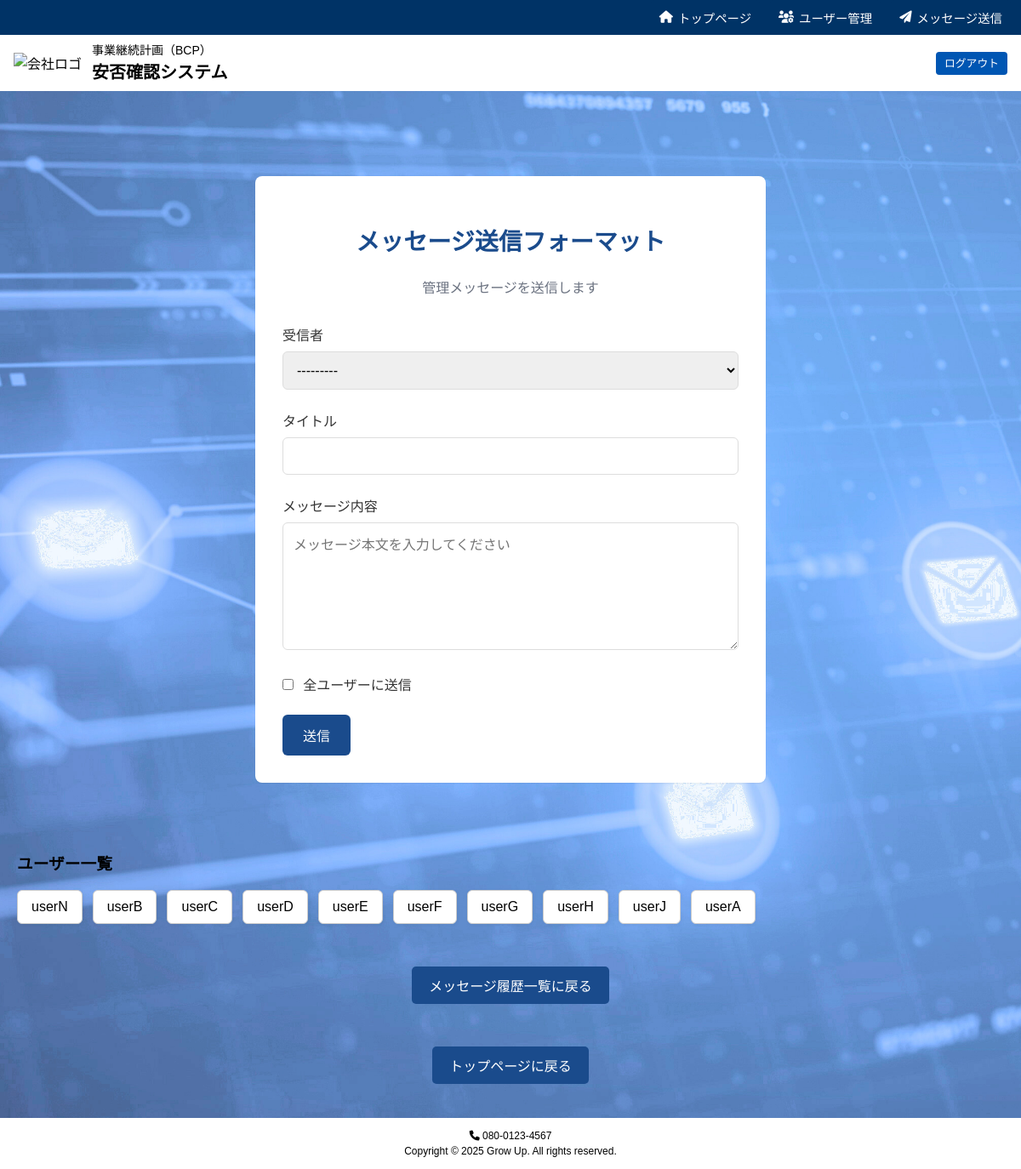
Page /dashboard/send_message/ (signed in) on the committed database.
### cosapp/models.py (models this page shows, shortened)
class CustomUser(AbstractUser):
    phone_regex = RegexValidator(
        regex=r'^\+?1?\d{9,15}$',
        message="電話番号は '+999999999' の形式で、最大15桁まで入力してください。"
    )
    phone_number = models.CharField(
        validators=[phone_regex],
        max_length=17,
        blank=True,  # フォームや管理画面で空の値を許可
        default="",  # デフォルト値として空文字列を設定
        verbose_name="電話番号"
    )
    is_admin = models.BooleanField(default=False, verbose_name="管理者権限")
    class Meta:
        verbose_name = "ユーザー"
        verbose_name_plural = "ユーザー一覧"
    def __str__(self):
        return self.username

### cosapp/views.py (the view, shortened to what this page needs)
# urls.py: path('dashboard/send_message/', SendAdminMessageView.as_view(), name='send_admin_message'),
class SendAdminMessageView(LoginRequiredMixin, FormView):
    login_url = 'admin_login'
    template_name = 'cosapp/dashboard/send_message.html'
    form_class = AdminMessageForm
    success_url = reverse_lazy('dashboard_alt2')
    def get_context_data(self, **kwargs):
        context = super().get_context_data(**kwargs)
        context['users'] = CustomUser.objects.filter(is_admin=False)
        return context

### cosapp/forms.py
class AdminMessageForm(forms.ModelForm):
    send_to_all_users = forms.BooleanField(required=False, label='全ユーザーに送信')
    recipient = forms.ModelChoiceField(
        queryset=CustomUser.objects.filter(is_admin=False),
        label="受信者",
        required=False
    )
    class Meta:
        model = AdminMessage
        fields = ['subject', 'content']
    def __init__(self, *args, **kwargs):
        super().__init__(*args, **kwargs)
        self.fields['recipient'].queryset = CustomUser.objects.filter(is_admin=False)
        self.fields['content'].widget = forms.Textarea(attrs={
            'rows': 5,
            'placeholder': 'メッセージ本文を入力してください'
        })
        self.fields['content'].label = "本文"

### templates/cosapp/dashboard/send_message.html (shortened to what this page needs)
{% extends 'base_alt2.html' %}
{% load static %}
{% block extra_head %}
    <link rel="stylesheet" href="{% static 'css/send_message.css' %}">
{% endblock %}
{% block content %}
<main class="main-content">
    <div class="form-container">
        <div class="form-header">
            <h2 class="form-title">メッセージ送信フォーマット</h2>
            <p class="form-description">管理メッセージを送信します</p>
        </div>
        <div class="form-body">
            <form method="post" class="message-form">
                <div class="form-group">
                    <label for="{{ form.recipient.id_for_label }}" class="form-label">受信者</label>
                    {{ form.recipient }}
                </div>
                <div class="form-group">
                    <label for="{{ form.title.id_for_label }}" class="form-label">タイトル</label>
                    {{ form.subject }}
                </div>
                <div class="form-group">
                    <label for="{{ form.content.id_for_label }}" class="form-label">メッセージ内容</label>
                    {{ form.content }}
                </div>
                <div class="form-group inline">
                    {{ form.send_to_all_users }}
                    <label for="{{ form.send_to_all_users.id_for_label }}" class="form-label">全ユーザーに送信</label>
                </div>
                <button type="submit" class="submit-button">送信</button>
            </form>
        </div>
    </div>
    <div class="user-list-section">
        <h3 class="user-list-title">ユーザー一覧</h3>
        <ul class="user-list">
            {% for user in users %}
                <li class="user-item">
                    <span class="user-name">{{ user.username }}</span>
                </li>
            {% empty %}
                <li class="user-item">登録されたユーザーがいません。</li>
            {% endfor %}
        </ul>
    </div>
    <a href="{% url 'admin_message_history' %}" class="dashboard-btn">メッセージ履歴一覧に戻る</a>
    <a href="{% url 'dashboard_alt2' %}" class="dashboard-btn">トップページに戻る</a>
</main>
{% endblock %}

### static/css/base_alt.css (style rules this page uses)
:root { --primary-color: #1a4b8c; --hover-color: #2961b3; --background-color:#cdedf5; --white: #ffffff; --gray-text: #6b7280; --shadow-sm: 0 1px 2px 0 rgba(0, 0, 0, 0.05); }
*, *::before, *::after { box-sizing: border-box; }
html, body { margin: 0; padding: 0; min-height: 100vh; font-family: sans-serif; display: flex; flex-direction: column; }
.main-content { flex-grow: 1; overflow-y: auto; padding: 10px; box-sizing: border-box; }

### static/css/send_message.css (style rules this page uses)
body { background-color: #cdedf5; }
.main-content { padding-bottom: 20px; }
.form-container { background-color: var(--white); border-radius: 8px; box-shadow: var(--shadow-sm); padding: 2rem; max-width: 600px; margin: 80px auto; }
.form-header { text-align: center; margin-bottom: 2rem; }
.form-title { font-size: 1.75rem; color: var(--primary-color); font-weight: bold; }
.form-description { color: var(--gray-text); font-size: 1rem; }
.form-body { padding: 0; }
.form-group { margin-bottom: 1.5rem; }
.form-label { display: block; font-size: 1rem; color: #333; margin-bottom: 0.5rem; }
input[type=text], textarea, select { width: 100%; padding: 0.75rem; font-size: 1rem; border: 1px solid #ddd; border-radius: 0.375rem; box-sizing: border-box; outline: none; transition: border-color 0.3s; }
textarea { height: 150px; resize: vertical; }
.form-group.inline { display: flex; align-items: center; }
.form-group.inline > * { margin: 0; }
.form-group.inline input[type="checkbox"] { width: auto; margin-right: 0.5rem; height: auto; align-self: center; }
.form-group.inline label { margin-left: 0.2rem; line-height: normal; }
.submit-button { background-color: var(--primary-color); color: var(--white); padding: 0.75rem 1.5rem; border: none; border-radius: 0.375rem; font-size: 1rem; cursor: pointer; transition: background-color 0.3s ease; }
.dashboard-btn { display: block; width: fit-content; margin: 50px auto 0 auto; padding: 10px 20px; background-color: var(--primary-color); color: white; text-decoration: none; border-radius: 5px; transition: background-color 0.3s ease; }
.user-list { display: flex; flex-wrap: wrap; gap: 12px; list-style: none; padding: 0; margin: 0; justify-content: flex-start; }
.user-item { background-color: #ffffff; border: 1px solid #ccc; border-radius: 6px; padding: 10px 16px; font-size: 1rem; box-shadow: 1px 1px 4px rgba(0,0,0,0.05); white-space: nowrap; transition: background-color 0.2s; }

### rows in the picture
CustomUser: username "userN"
CustomUser: username "userB"
CustomUser: username "userC"
CustomUser: username "userD"
CustomUser: username "userE"
CustomUser: username "userF"
CustomUser: username "userG"
CustomUser: username "userH"
CustomUser: username "userJ"
CustomUser: username "userA"
